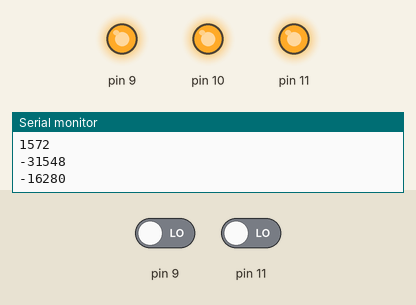
The sketch below on a simulated Arduino Uno, built with avr-gcc and run on an emulated ATmega328P. On the bench: output pins drawn as LEDs (lit = HIGH), the last lines printed to the serial monitor. The inputs (shaded band) are chosen by the test bench; at power-on: pin 9 LOW, pin 11 LOW. Random numbers use the default seed unless the sketch sets one.

Above: at 2.1 s.
2.2 s: pin 9 driven HIGH
At 3.5 s:
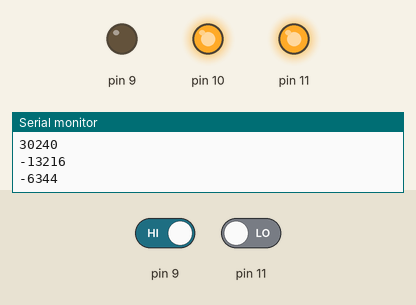
3.8 s: pin 11 driven HIGH
At 5.6 s:
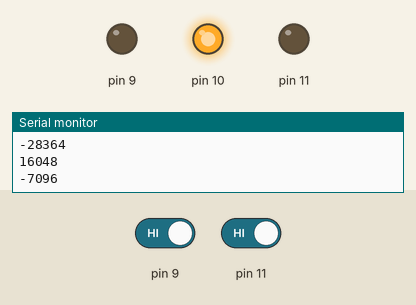
6.4 s: pin 11 driven LOW
At 7.8 s:
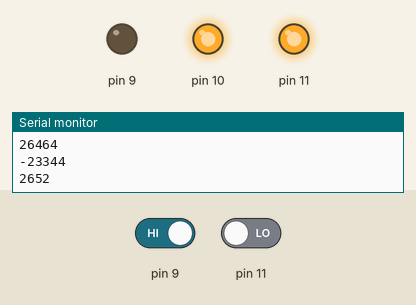
8.1 s: pin 9 driven LOW
At 9.3 s:
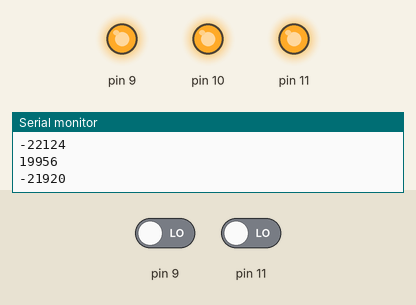
Timing chart, 0 to 10.8 s (numbered marks = the images above; inputs shaded):
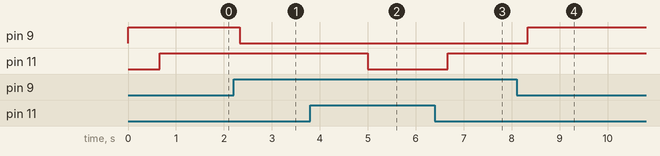

The sketch:

wfwef.ino
```cpp
void setup() {

  Serial.begin(9600);
pinMode(9,OUTPUT);
pinMode(10,OUTPUT);
pinMode(11,OUTPUT);
digitalWrite(9,HIGH);
delay(333);
digitalWrite(10,HIGH);
delay(333);
digitalWrite(11,HIGH);
delay(333);
}

void loop()
{

int n=((random())*100);
Serial.println(n);
int p;
if(n<33)
  p=9;
else if(n>33 && n<66)
  p=10;
else
  p=11;


toggle(p);
delay(333);
}

void toggle(int d)
{
  pinMode(d,INPUT);
  if(digitalRead(d)==HIGH)
      digitalWrite(d,LOW);
  else
      digitalWrite(d,HIGH);
  pinMode(d,OUTPUT);
}
```

Measured:
- after the input at 2.2 s, pin 9: HIGH → LOW after 0.13 s
- after the input at 3.8 s, pin 11: HIGH → LOW after 1.2 s
- after the input at 6.4 s, pin 11: LOW → HIGH after 0.27 s
- after the input at 8.1 s, pin 9: LOW → HIGH after 0.23 s
